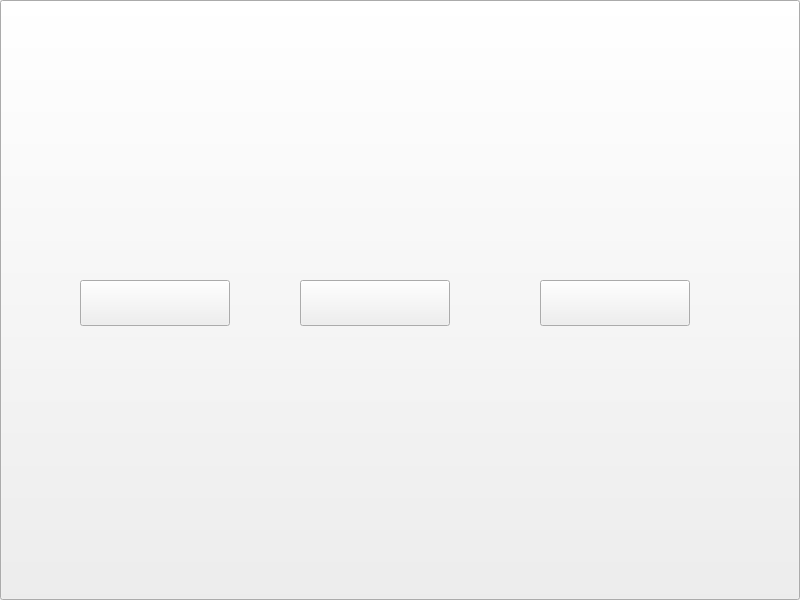
<?xml version="1.0" encoding="UTF-8"?>
<ui version="4.0">
 <class>Rchoose</class>
 <widget class="QWidget" name="Rchoose">
  <property name="geometry">
   <rect>
    <x>0</x>
    <y>0</y>
    <width>800</width>
    <height>600</height>
   </rect>
  </property>
  <property name="windowTitle">
   <string>Rchoose</string>
  </property>
  <property name="styleSheet">
   <string notr="true">border-image: url(:/Onitama/Resources/Rchoose.jpg);</string>
  </property>
  <widget class="QPushButton" name="pushButton_1">
   <property name="geometry">
    <rect>
     <x>80</x>
     <y>280</y>
     <width>150</width>
     <height>46</height>
    </rect>
   </property>
   <property name="styleSheet">
    <string notr="true">border-image: url(:/Onitama/Resources/LowIcon.jpg);</string>
   </property>
   <property name="text">
    <string/>
   </property>
  </widget>
  <widget class="QPushButton" name="pushButton_2">
   <property name="geometry">
    <rect>
     <x>300</x>
     <y>280</y>
     <width>150</width>
     <height>46</height>
    </rect>
   </property>
   <property name="styleSheet">
    <string notr="true">border-image: url(:/Onitama/Resources/MidIcon.jpg);</string>
   </property>
   <property name="text">
    <string/>
   </property>
  </widget>
  <widget class="QPushButton" name="pushButton_3">
   <property name="geometry">
    <rect>
     <x>540</x>
     <y>280</y>
     <width>150</width>
     <height>46</height>
    </rect>
   </property>
   <property name="styleSheet">
    <string notr="true">border-image: url(:/Onitama/Resources/HighIcon.jpg);</string>
   </property>
   <property name="text">
    <string/>
   </property>
  </widget>
  <widget class="QPushButton" name="nouse">
   <property name="geometry">
    <rect>
     <x>0</x>
     <y>0</y>
     <width>800</width>
     <height>600</height>
    </rect>
   </property>
   <property name="text">
    <string/>
   </property>
  </widget>
  <zorder>nouse</zorder>
  <zorder>pushButton_1</zorder>
  <zorder>pushButton_2</zorder>
  <zorder>pushButton_3</zorder>
 </widget>
 <layoutdefault spacing="6" margin="11"/>
 <resources>
  <include location="Onitama.qrc"/>
 </resources>
 <connections/>
</ui>
